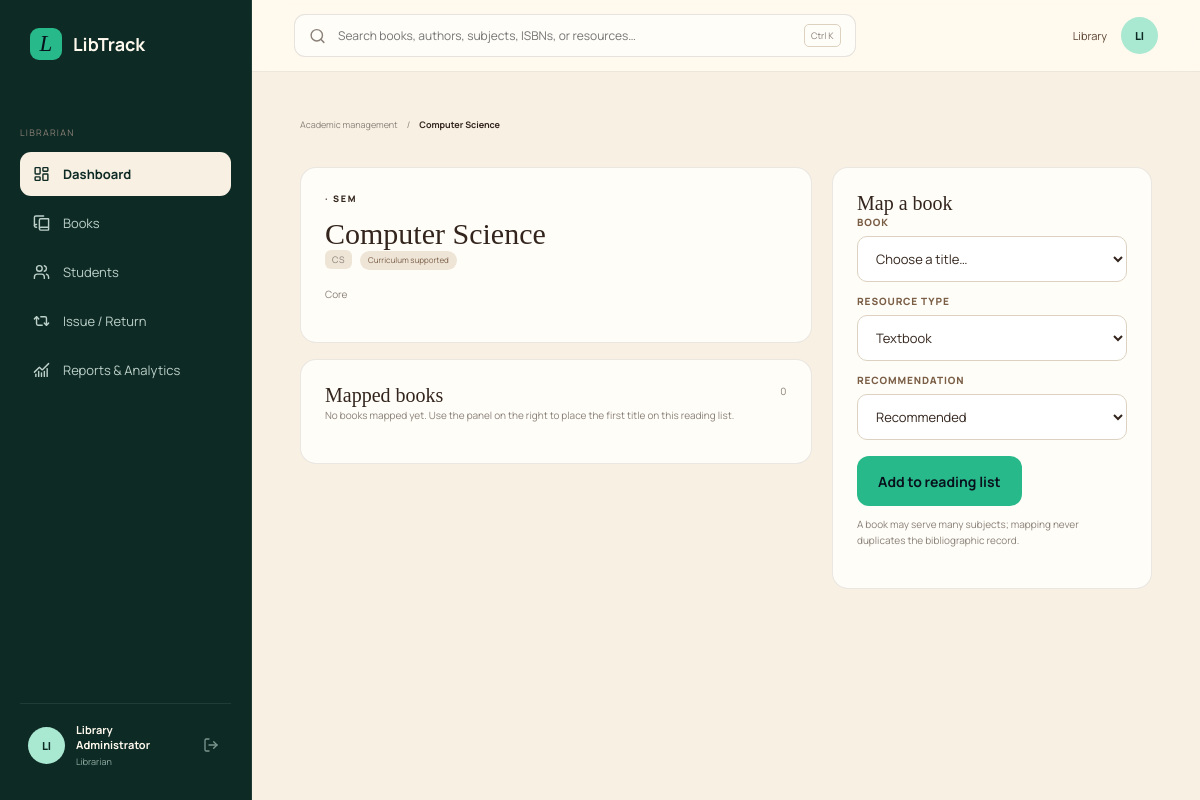
/librarian/subjects/1/ (signed in), run on the app's committed database.
### core/models.py (models this page shows)
class TimestampedModel(models.Model):
    created_at = models.DateTimeField(auto_now_add=True)
    updated_at = models.DateTimeField(auto_now=True)
    class Meta:
        abstract = True

class Subject(TimestampedModel):
    class Classification(models.TextChoices):
        CORE = "core", "Core"
        ELECTIVE = "elective", "Elective"
        VOCATIONAL = "vocational", "Vocational"
        SKILL = "skill", "Skill enhancement"
        LABORATORY = "laboratory", "Laboratory"
        INTERNSHIP = "internship", "Internship"
        PROJECT = "project", "Project work"
    class Confidence(models.TextChoices):
        VERIFIED_CURRENT = "verified_current", "Verified current"
        VERIFIED_SYLLABUS = "verified_syllabus", "Verified syllabus"
        CURRICULUM_SUPPORTED = "curriculum_supported", "Curriculum supported"
        LIBRARY_ENRICHMENT = "library_enrichment", "Library enrichment"
    name = models.CharField(max_length=120, db_index=True)
    code = models.CharField(max_length=24, null=True, blank=True, db_index=True)
    semester = models.ForeignKey(
        "Semester", null=True, blank=True, on_delete=models.CASCADE,
        related_name="subjects",
        help_text="Set when the subject belongs to a curriculum scheme.")
    classification = models.CharField(
        max_length=12, choices=Classification.choices,
        default=Classification.CORE, db_index=True)
    description = models.TextField(blank=True)
    confidence = models.CharField(
        max_length=22, choices=Confidence.choices,
        default=Confidence.CURRICULUM_SUPPORTED, db_index=True)
    source_url = models.URLField(max_length=500, blank=True)
    is_active = models.BooleanField(default=True, db_index=True)
    class Meta:
        ordering = ["semester__number", "name"]
        constraints = [
            models.UniqueConstraint(
                fields=["semester", "code"], name="subject_semester_code_uniq"),
            models.UniqueConstraint(
                fields=["semester", "name"], name="subject_semester_name_uniq"),
            models.UniqueConstraint(
                fields=["name"], condition=models.Q(semester__isnull=True),
                name="subject_standalone_name_uniq"),
            models.UniqueConstraint(
                fields=["code"], condition=models.Q(semester__isnull=True),
                name="subject_standalone_code_uniq"),
            models.CheckConstraint(
                condition=(models.Q(semester__isnull=False, code__isnull=False)
                           | models.Q(semester__isnull=True)),
                name="scheme_subject_needs_a_code"),
        ]
    def __str__(self):
        if self.semester_id and self.code:
            return f"{self.code} — {self.name}"
        return self.name

### core/views.py (the view, shortened to what this page needs)
# urls.py: path("librarian/subjects/<int:pk>/", views.librarian_subject_detail, name="librarian_subject_detail"),
@_librarian_required
def librarian_subject_detail(request, pk):
    subject = get_object_or_404(
        Subject.objects.select_related("semester__curriculum_scheme__course"), pk=pk)
    mappings = (subject.book_mappings.select_related("book")
                .prefetch_related("book__authors").order_by("book__title"))
    mapped_ids = set(mappings.values_list("book_id", flat=True))
    available_books = (Book.objects.active().exclude(pk__in=mapped_ids)
                       .prefetch_related("authors").order_by("title"))
    return render(request, "librarian/subject_detail.html", {
        "section": "librarian",
        "subject": subject,
        "mappings": mappings,
        "available_books": available_books[:50],
        "resource_choices": BookSubjectMapping.ResourceType.choices,
        "reco_choices": BookSubjectMapping.Recommendation.choices,
    })

### core/context_processors.py (called while the page is built)
def library_rules(request):
    return {"LIBRARY_RULES": django_settings.LIBRARY_RULES}

### core/models.py (called while the page is built)
    def active(self):
        return self.filter(is_active=True)

    @property
    def author_names(self):
        names = [author.name for author in self.authors.all()]
        if names:
            return ", ".join(names)
        return "Author not yet catalogued"

### core/views.py (called while the page is built)
def _librarian_required(view):
    return user_passes_test(
        lambda u: u.is_authenticated and u.is_staff, login_url="core:portal_select")(view)

### templates/librarian/subject_detail.html (shortened to what this page needs)
{% extends "base.html" %}
{% block content %}
<div class="app-shell">
  {% include "partials/sidebar.html" %}
  <main class="app-main">
    {% include "partials/topbar.html" %}
    <section class="content-pad">
      <div class="breadcrumb">
        <a href="{% url 'core:librarian_academics' %}">Academic management</a><span>/</span>
        <b>{{ subject }}</b>
      </div>
      <div class="panel-grid two-col">
        <div>
          <div class="panel">
            <div class="card-head">
              <div>
                <p class="app-eyebrow">{{ subject.semester.curriculum_scheme.course.code }} · SEM {{ subject.semester.number }}</p>
                <h2 style="font:30px var(--serif);margin:0">{{ subject.name }}</h2>
                <p class="panel-note"><code class="subject-code">{{ subject.code }}</code>
                  <span class="confidence-chip">{{ subject.get_confidence_display }}</span>
                </p>
              </div>
            </div>
            <p class="panel-note">{{ subject.get_classification_display }}{% if subject.source_url %} · <a href="{{ subject.source_url }}" target="_blank" rel="noopener noreferrer">syllabus source</a>{% endif %}</p>
          </div>
          <div class="panel" style="margin-top:16px">
            <div class="card-head"><h3 style="font:20px var(--serif);margin:0">Mapped books</h3><span class="result-count">{{ mappings|length }}</span></div>
            {% if mappings %}
              <div class="table-wrap">
                <table class="data-table">
                  <thead><tr><th scope="col">Book</th><th scope="col">Type</th><th scope="col">Status</th><th scope="col"></th></tr></thead>
                  <tbody>
                    {% for mapping in mappings %}
                      <tr>
                        <td>{{ mapping.book.title }}</td>
                        <td>{{ mapping.get_resource_type_display }}</td>
                        <td><span class="reco reco-{{ mapping.recommendation_status }}">{{ mapping.get_recommendation_status_display }}</span></td>
                        <td>
                          <form method="post" action="{% url 'core:librarian_subject_detail' subject.pk %}">
                            {% csrf_token %}
                            <input type="hidden" name="action" value="unmap">
                            <input type="hidden" name="mapping" value="{{ mapping.pk }}">
                            <button class="table-action" type="submit">Remove</button>
                          </form>
                        </td>
                      </tr>
                    {% endfor %}
                  </tbody>
                </table>
              </div>
            {% else %}
              <p class="panel-note">No books mapped yet. Use the panel on the right to place the first title on this reading list.</p>
            {% endif %}
          </div>
        </div>
        <div>
          <div class="panel">
            <div class="card-head"><h3 style="font:20px var(--serif);margin:0">Map a book</h3></div>
            <form method="post" action="{% url 'core:librarian_subject_detail' subject.pk %}">
              <div class="form-field" style="margin-bottom:12px">
                <label for="id_map_book">Book</label>
                <select class="field-input" id="id_map_book" name="book" required>
                  <option value="">Choose a title…</option>
                </select>
              </div>
              <div class="form-field" style="margin-bottom:12px">
                <label for="id_map_resource">Resource type</label>
                <select class="field-input" id="id_map_resource" name="resource_type">
                  {% for value, label in resource_choices %}<option value="{{ value }}" {% if value == 'textbook' %}selected{% endif %}>{{ label }}</option>{% endfor %}
                </select>
              </div>
              <div class="form-field" style="margin-bottom:16px">
                <label for="id_map_reco">Recommendation</label>
                <select class="field-input" id="id_map_reco" name="recommendation_status">
                  {% for value, label in reco_choices %}<option value="{{ value }}" {% if value == 'recommended' %}selected{% endif %}>{{ label }}</option>{% endfor %}
                </select>
              </div>
              <button class="button button-primary" type="submit">Add to reading list</button>
              <p class="panel-note" style="margin-top:10px">A book may serve many subjects; mapping never duplicates the bibliographic record.</p>
            </form>
          </div>
        </div>
      </div>
    </section>
  </main>
</div>
{% endblock %}

### templates/partials/sidebar.html (shortened to what this page needs)
<aside class="app-sidebar" id="app-sidebar">
  <a class="brand sidebar-brand" href="{% url 'core:home' %}"><span class="brand-mark">L</span><span>LibTrack</span></a>
  <nav class="side-nav" aria-label="Product navigation">
    {% if request.user.is_staff %}
      <p class="nav-label">Librarian</p>
      <a class="{% if section == 'librarian' %}active{% endif %}" href="{% url 'core:librarian' %}"><i data-lucide="layout-dashboard"></i>Dashboard</a>
      <a class="" href="{% url 'core:librarian_books' %}"><i data-lucide="book-copy"></i>Books</a>
      <a class="" href="{% url 'core:librarian_students' %}"><i data-lucide="users"></i>Students</a>
      <a class="{% if request.resolver_match.url_name == 'librarian_circulation' %}active{% endif %}" href="{% url 'core:librarian_circulation' %}"><i data-lucide="repeat-2"></i>Issue / Return</a>
      <a class="{% if request.resolver_match.url_name == 'librarian_reports' %}active{% endif %}" href="{% url 'core:librarian_reports' %}"><i data-lucide="chart-no-axes-combined"></i>Reports &amp; Analytics</a>
    {% endif %}
  </nav>
  <div class="sidebar-user">
    <span class="avatar">{% if request.user.is_authenticated %}{{ request.user.first_name|default:request.user.username|slice:":2"|upper }}{% else %}LT{% endif %}</span>
    <div>
      <strong>{% if request.user.is_authenticated %}{{ request.user.get_full_name|default:request.user.username }}{% else %}Guest reader{% endif %}</strong>
      <small>{% if request.user.is_staff %}Librarian{% elif request.user.student_profile %}{{ request.user.student_profile.department|default:"Student" }}{% else %}Browse the collection{% endif %}</small>
    </div>
    {% if request.user.is_authenticated %}
      <form method="post" action="{% url 'core:logout' %}">{% csrf_token %}<button type="submit" aria-label="Sign out" title="Sign out" class="sidebar-icon-button"><i data-lucide="log-out"></i></button></form>
    {% else %}
      <a href="{% url 'core:portal_select' %}" aria-label="Sign in"><i data-lucide="log-in"></i></a>
    {% endif %}
  </div>
</aside>

### templates/partials/topbar.html (shortened to what this page needs)
<header class="app-topbar">
  <form class="top-search" action="{% url 'core:discover' %}" method="get" role="search"><i data-lucide="search"></i><label class="visually-hidden" for="topbar-search">Search the catalogue</label><input id="topbar-search" name="q" value="{{ request.GET.q|default:'' }}" aria-label="Global search" placeholder="Search books, authors, subjects, ISBNs, or resources…"><kbd>Ctrl K</kbd></form>
  <div class="top-actions">
    {% if request.user.is_authenticated %}
      <span class="topbar-name">{{ request.user.first_name|default:request.user.username }}</span>
      <a class="mini-avatar" href="{% if request.user.is_staff %}{% url 'core:librarian' %}{% else %}{% url 'core:student' %}{% endif %}" aria-label="Go to my dashboard">{{ request.user.first_name|default:request.user.username|slice:":2"|upper }}</a>
    {% else %}
      <a href="{% url 'core:portal_select' %}">Sign in</a>
    {% endif %}
  </div>
</header>

### static/css/app.css (style rules this page uses)
:root { --ink:#08121d;--ink-2:#0b1622;--forest:#0e2a24;--forest-2:#15382f;--emerald:#28b98a;--emerald-soft:#a9e8d1;--cream:#fff9ee;--cream-2:#f7f0e3;--paper:#fffdf8;--brown:#33251d;--brown-2:#5b4332;--muted:#8a8178;--line:rgba(255,255,255,.09);--serif:"Instrument Serif",Georgia,serif;--sans:"Manrope",system-ui,sans-serif }
* { box-sizing:border-box }
html { scroll-behavior:smooth }
body { margin:0;background:var(--cream);color:var(--brown);font-family:var(--sans) }
button,input { font:inherit }
.brand { display:flex;align-items:center;gap:11px;color:var(--cream);font-size:18px;font-weight:700;text-decoration:none }
.brand-mark { display:grid;place-items:center;width:32px;height:32px;border-radius:9px;background:var(--emerald);color:var(--ink);font:italic 23px var(--serif) }
.button { height:50px;border:1px solid transparent;border-radius:12px;padding:0 20px;display:inline-flex;align-items:center;justify-content:center;gap:10px;font-size:14px;font-weight:650;text-decoration:none;cursor:pointer;transition:transform .2s,background .2s,border-color .2s }
.button-primary { background:var(--emerald);color:var(--ink) }

### static/css/product.css (style rules this page uses)
.app-shell { min-height:100vh;background:var(--cream-2) }
.app-sidebar { position:fixed;inset:0 auto 0 0;width:252px;padding:28px 20px;background:var(--forest);color:var(--cream);z-index:30;display:flex;flex-direction:column;border-right:1px solid rgba(255,255,255,.08) }
.sidebar-brand { padding:0 10px;margin-bottom:44px }
.side-nav { display:flex;flex-direction:column;gap:5px }
.nav-label { font-size:9px;letter-spacing:.2em;color:#84a49a;text-transform:uppercase;margin:22px 12px 8px }
.side-nav a { height:44px;display:flex;align-items:center;gap:13px;padding:0 13px;border-radius:11px;color:#bcd0c9;text-decoration:none;font-size:13px;transition:.2s }
.side-nav a svg { width:17px }
.side-nav a.active { background:#f7f0e3;color:var(--forest);font-weight:700 }
.sidebar-user { margin-top:auto;padding:18px 8px 4px;border-top:1px solid rgba(255,255,255,.08);display:flex;gap:11px;align-items:center }
.avatar,.mini-avatar { display:grid;place-items:center;width:37px;height:37px;border-radius:50%;background:var(--emerald-soft);color:var(--forest);font-size:11px;font-weight:800 }
.sidebar-user div { display:flex;flex:1;flex-direction:column }
.sidebar-user strong { font-size:11px }
.sidebar-user small { color:#91ada4;font-size:9px;margin-top:3px }
.sidebar-user svg { width:16px;color:#7b978e }
.app-main { margin-left:252px;min-width:0 }
.app-topbar { height:72px;padding:0 42px;background:rgba(255,249,238,.94);backdrop-filter:blur(15px);border-bottom:1px solid rgba(51,37,29,.09);display:flex;align-items:center;gap:20px;position:sticky;top:0;z-index:20 }
.top-search { height:43px;width:min(620px,65%);display:flex;align-items:center;gap:10px;padding:0 14px;background:#fffdf8;border:1px solid rgba(51,37,29,.12);border-radius:11px }
.top-search svg { width:17px;color:#8a8178 }
.top-search input { border:0;background:transparent;outline:none;flex:1;font-size:12px }
.top-search kbd { font:9px var(--sans);border:1px solid #ddd1bf;padding:4px 6px;border-radius:5px;color:#8a8178 }
.top-actions { margin-left:auto;display:flex;align-items:center;gap:14px }
.mini-avatar { text-decoration:none }
.content-pad { padding:46px clamp(28px,4vw,62px) 80px;max-width:1500px;margin:auto }
.app-eyebrow { margin:0 0 12px;color:var(--success);font-size:9px;font-weight:800;letter-spacing:.2em;text-transform:uppercase }
.result-count { font-size:10px;color:#8a8178 }
.breadcrumb { display:flex;gap:9px;align-items:center;color:#8a8178;font-size:9px;margin-bottom:36px }
.breadcrumb a { color:#8a8178;text-decoration:none }
.breadcrumb b { color:#33251d }
.card-head { display:flex;justify-content:space-between;align-items:start }

### data on the page
Subject: semester+name "Computer Science", name "Computer Science", code "CS", confidence "Curriculum supported", classification "Core"

### other printed values
{{ request.user.first_name|default:request.user.username|slice:":2"|upper }} "LI"
{{ request.user.get_full_name|default:request.user.username }} "Library Administrator"
{{ request.user.first_name|default:request.user.username }} "Library"
{{ mappings|length }} "0"
form field resource_type "Textbook"
form field recommendation_status "Recommended"
